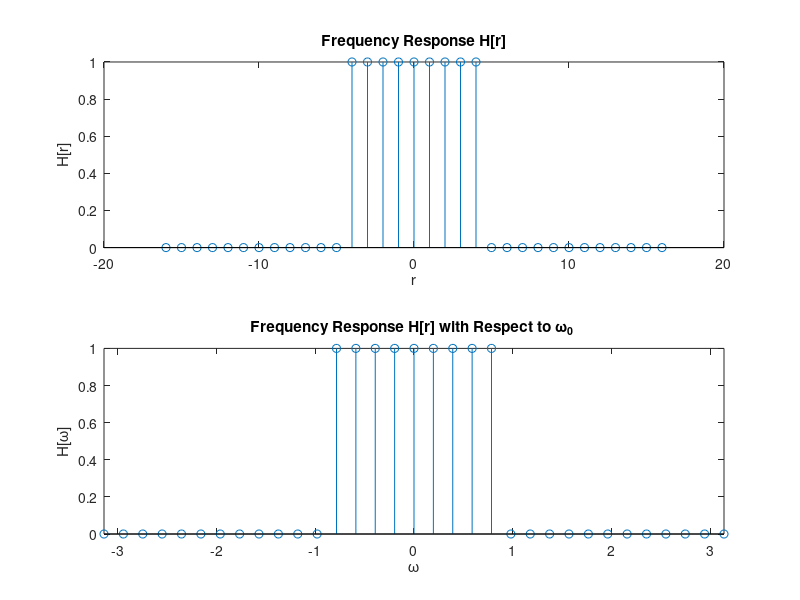

MATLAB code to generate this figure:
% C. System Response

% C.1
N_0 = 32; %fundamental period
omega_0 = 2*pi/N_0; % fundamental frequency

u = @(r) (r >= 0) * 1.0 .* (mod(r,1)==0);
H = @(r) u(r+4)-u(r-5);

r = (-16:16); 

omega = r.*omega_0;

figure;
subplot(2, 1, 1);
stem(r,H(r));
xlabel('r'); 
ylabel('H[r]'); 
title('Frequency Response H[r]');

subplot(2, 1, 2);
stem(omega,H(r)); 
xlabel('\omega'); 
ylabel('H[\omega]'); 
axis([-pi pi 0 1]);
title ('Frequency Response H[r] with Respect to \omega_0 ');